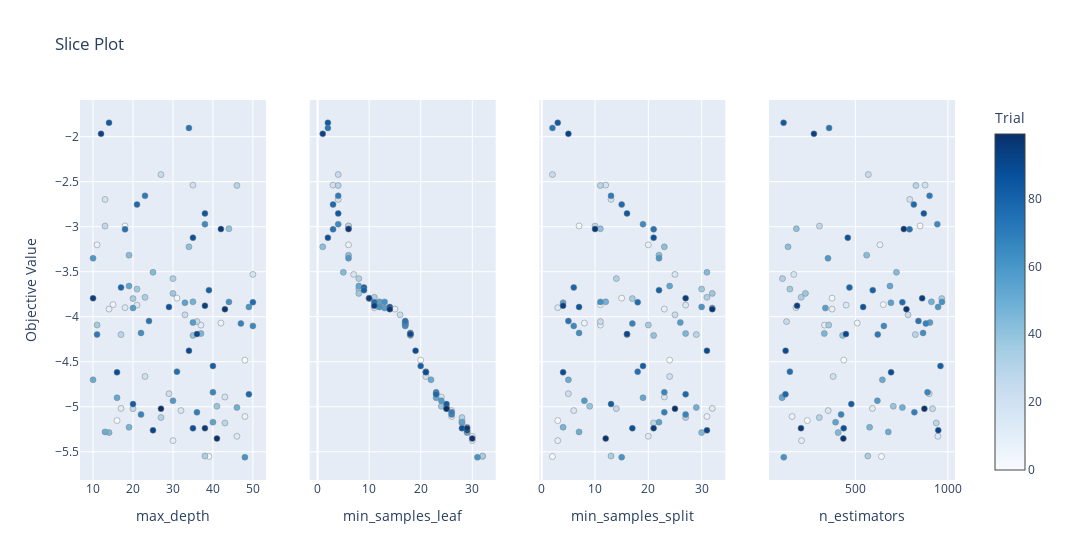

Notebook cell for this chart:
### Code cell
optuna.visualization.plot_slice(study,params=['n_estimators','max_depth','min_samples_split','min_samples_leaf'])
